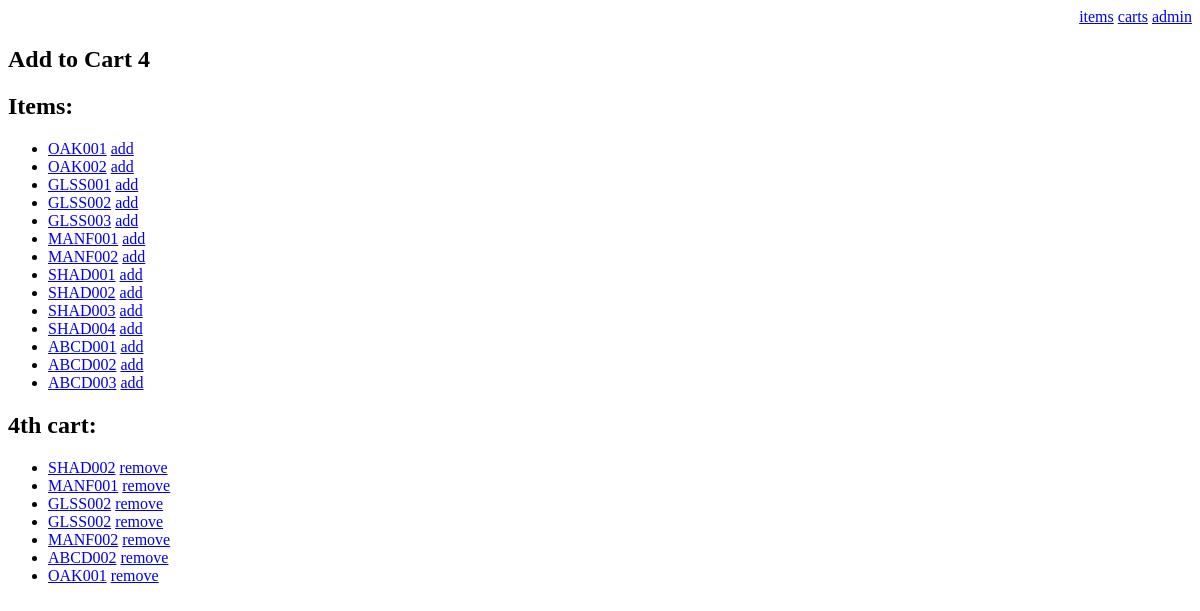
The page /eyewear/cart2_show/4/select_item/ on the database as committed earlier.
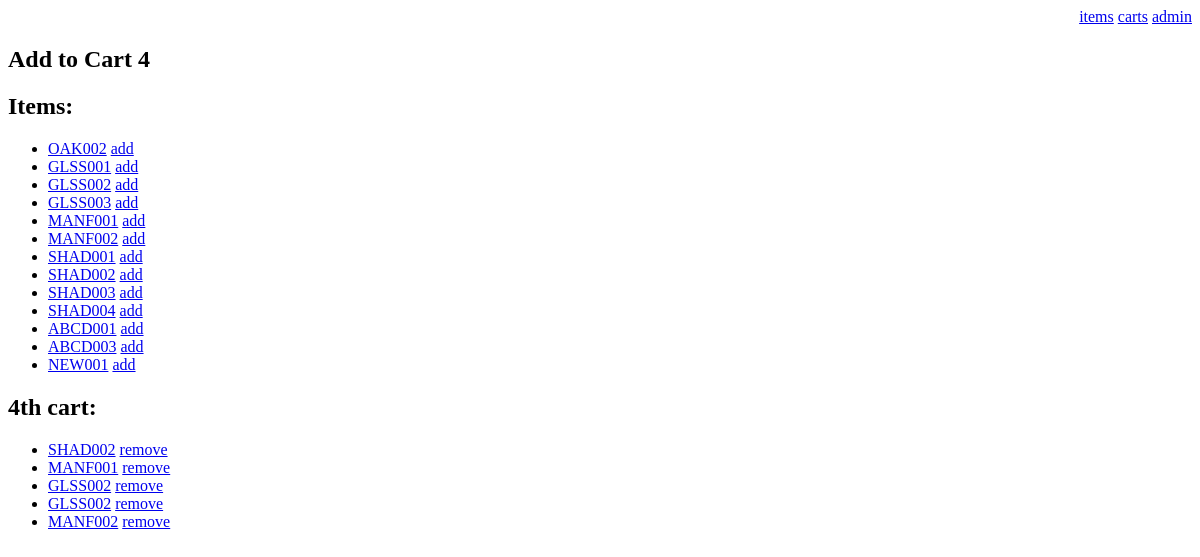
The same page on the database as committed later.
### eyewear/models.py (models this page shows, shortened)
class Cart2(models.Model):
    owner = models.CharField(max_length=200)
    name = models.CharField(max_length=200)

class Item(models.Model):
    name = models.CharField(max_length=200)
    description = models.CharField(max_length=200)
    price = models.IntegerField(default=0)

class CartItem(models.Model):
    cart = models.ForeignKey(Cart2, related_name="cart_items")
    item = models.ForeignKey(Item)

### eyewear/views.py (the view)
# urls.py: url(r'^cart2_show/(?P<cart_id>[0-9]+)/select_item/$', views.select_item, name='select_item'),
def select_item(request, cart_id):
    cart = Cart2.objects.get(pk=cart_id)
    item_list = Item.objects.all()
    template = loader.get_template('eyewear/select_item.html')
    context = RequestContext(request, {
        'item_list': item_list,
        'cart': cart,
    })
    return HttpResponse(template.render(context))

### eyewear/templates/eyewear/select_item.html (shortened to what this page needs)
<div align="right"><a href="http://127.0.0.1:8000/eyewear/"> items</a>
<a href="http://127.0.0.1:8000/eyewear/all_carts/">carts</a> <a href="http://127.0.0.1:8000/admin/"> admin</a></div>
<h2>{{ "Add to Cart  " }} {{ cart.id }}</h2>
<h2>Items: </h2>
    <ul>
    {% for item in item_list %}
        <li>
            <a href="/eyewear/{{ item.id }}/">{{ item.name }}</a>
            <a href="/eyewear/cart2_show/{{ cart.id }}/select_item/{{ item.id }}">{{ "add" }}</a>
        </li>
    {% endfor %}
    </ul>
<h2>{{ cart.name }}{{ ": " }} </h2>
    <ul>
    {% for cart_item in cart.cart_items.all %}
        <li>
            <a href="/eyewear/{{ cart_item.item.id }}/">{{ cart_item.item.name }}</a>
            <a href="/eyewear/cart2_show/{{ cart.id }}/select_item/{{ cart_item.item.id }}/cartitem_remove/">{{ "remove" }}</a>
        </li>
    {% endfor %}
    </ul>

Rows that differ between the two databases and show on the page:
removed Item: name "OAK001", value "add"
removed Item: name "ABCD002", value "add"
removed CartItem: item.name "ABCD002", value "remove"
removed CartItem: item.name "OAK001", value "remove"
added Item: name "NEW001", value "add"
